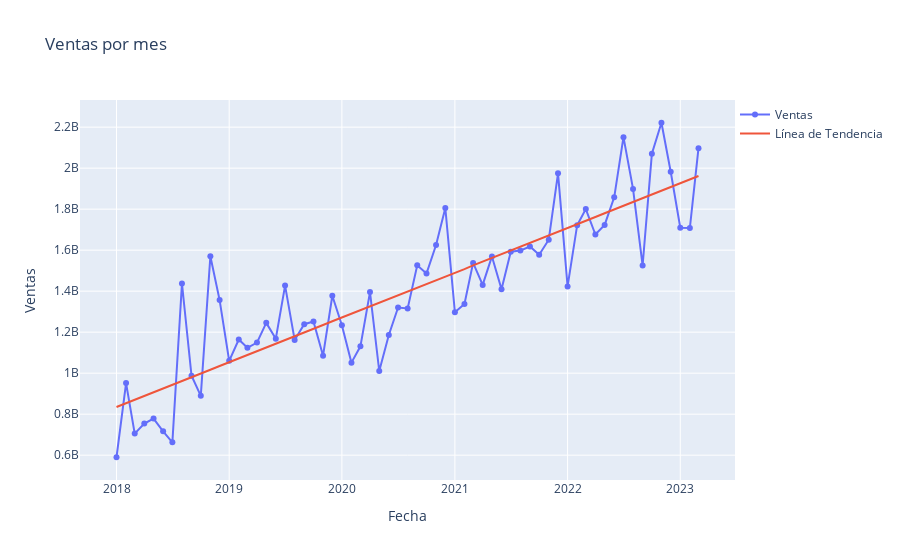
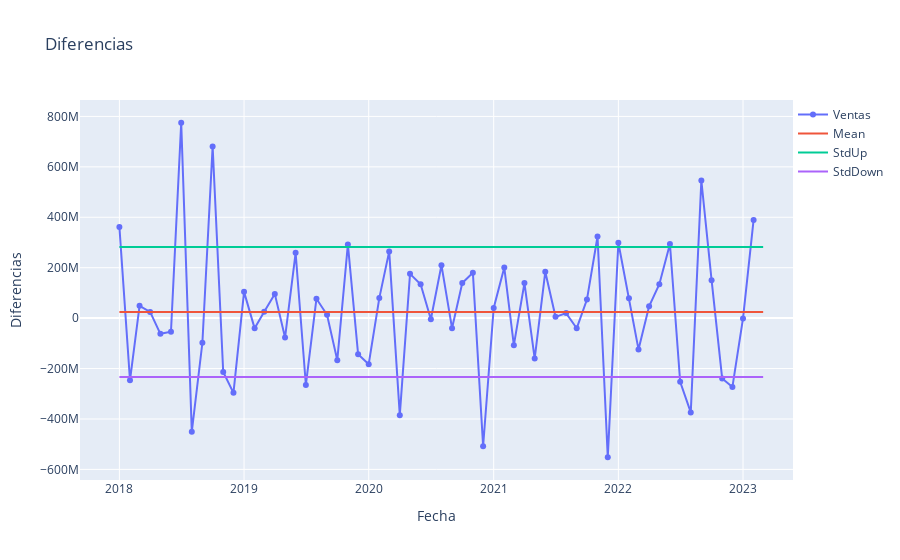
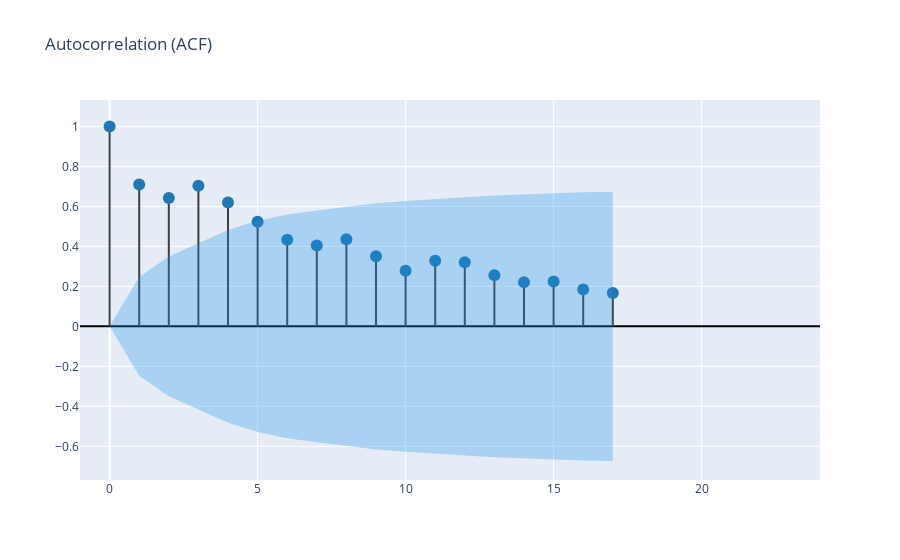
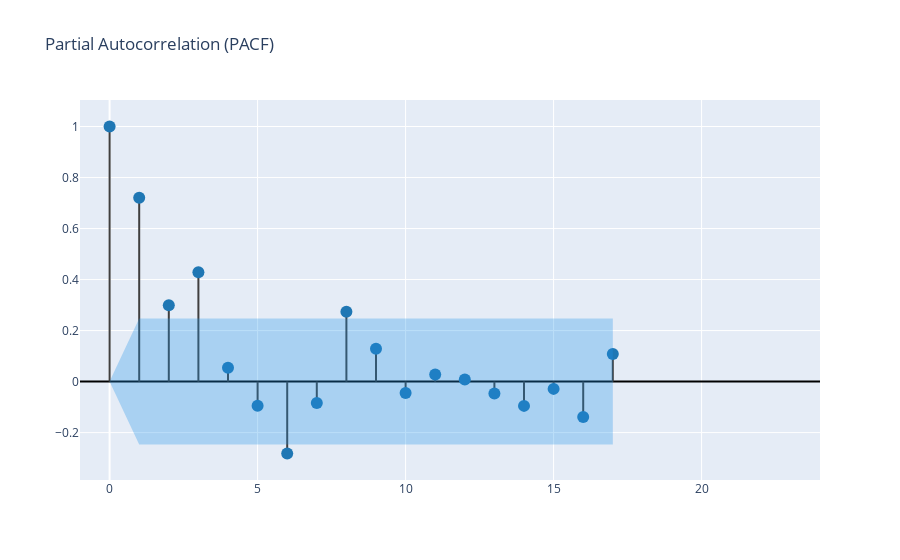

The cell these charts' notebook holds for them, in order:
### Code cell
EDA_cluster(ventas_cluster, ventas_nits)
